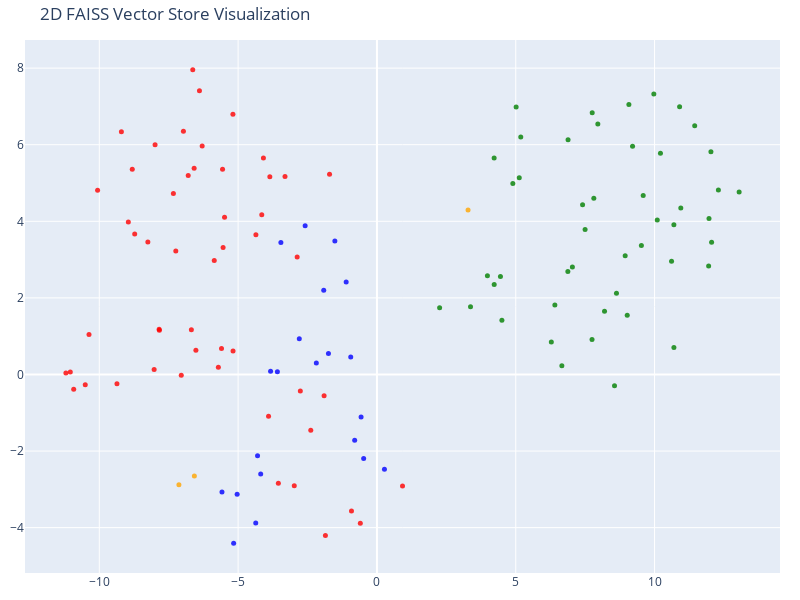

This figure's notebook cell:
### Code cell
# We humans find it easier to visalize things in 2D!

tsne = TSNE(n_components=2, random_state=42)
reduced_vectors = tsne.fit_transform(vectors)

# Create the 2D scatter plot
fig = go.Figure(data=[go.Scatter(
    x=reduced_vectors[:, 0],
    y=reduced_vectors[:, 1],
    mode='markers',
    marker=dict(size=5, color=colors, opacity=0.8),
    text=[f"Type: {t}<br>Text: {d[:100]}..." for t, d in zip(doc_types, documents)],
    hoverinfo='text'
)])

fig.update_layout(
    title='2D FAISS Vector Store Visualization',
    scene=dict(xaxis_title='x',yaxis_title='y'),
    width=800,
    height=600,
    margin=dict(r=20, b=10, l=10, t=40)
)

fig.show()

### Figure 1 — Plotly figure (JSON) as saved in the notebook; plotly's stock layout.template omitted (floating-point values rounded to 4 significant figures)
{"data": [{"hoverinfo": "text", "marker": {"color": ["orange", "orange", "orange", "red", "red", "red", "red", "red", "red", "red", "red", "red", "red", "red", "red", "red", "red", "red", "red", "red", "red", "red", "red", "red", "red", "red", "red", "red", "red", "red", "red", "red", "red", "red", "red", "red", "red", "red", "red", "red", "red", "red", "red", "red", "red", "red", "red", "red", "red", "red", "red", "red", "red", "red", "red", "green", "green", "green", "green", "green", "green", "green", "green", "green", "green", "green", "green", "green", "green", "green", "green", "green", "green", "green", "green", "green", "green", "green", "green", "green", "green", "green", "green", "green", "green", "green", "green", "green", "green", "green", "green", "green", "green", "green", "green", "green", "green", "green", "green", "green", "green", "green", "blue", "blue", "blue", "blue", "blue", "blue", "blue", "blue", "blue", "blue", "blue", "blue", "blue", "blue", "blue", "blue", "blue", "blue", "blue", "blue", "blue"], "opacity": 0.8, "size": 5}, "mode": "markers", "text": ["Type: company<br>Text: # About Insurellm\n\nInsurellm was founded by Avery Lancaster in 2015 as an insurance tech startup des...", "Type: company<br>Text: # Careers at Insurellm\n\nInsurellm is hiring! We are looking for talented software engineers, data sc...", "Type: company<br>Text: # Overview of Insurellm\n\nInsurellm is an innovative insurance tech firm with 200 employees across th...", "Type: contracts<br>Text: # Contract with Apex Reinsurance for Rellm: AI-Powered Enterprise Reinsurance Solution\n\n## Terms\n\n1....", "Type: contracts<br>Text: ## Renewal\n\n1. **Automatic Renewal**: This Agreement will automatically renew for successive one-yea...", "Type: contracts<br>Text: 2. **Seamless Integrations**: The architecture of Rellm allows for easy integration with existing sy...", "Type: contracts<br>Text: 1. **Technical Support**: Provider shall offer dedicated technical support to the Client via phone, ...", "Type: contracts<br>Text: **Insurellm, Inc.**  \n_____________________________  \nAuthorized Signature   \nDate: ________________...", "Type: contracts<br>Text: # Contract with Belvedere Insurance for Markellm\n\n## Terms\nThis Contract (\"Agreement\") is made and e...", "Type: contracts<br>Text: ## Renewal\n1. **Renewal Terms**: This Agreement may be renewed for additional one-year terms upon mu...", "Type: contracts<br>Text: ## Features\n1. **AI-Powered Matching**: Belvedere Insurance will benefit from Markellm's AI-powered ...", "Type: contracts<br>Text: ## Support\n1. **Technical Support**: Technical support will be available from 9 AM to 7 PM EST, Mond...", "Type: contracts<br>Text: **Belvedere Insurance**  \nSignature: ______________________  \nName: [Authorized Signatory]  \nTitle: ...", "Type: contracts<br>Text: # Contract with BrightWay Solutions for Markellm\n\n**Contract Date:** October 5, 2023  \n**Contract ID...", "Type: contracts<br>Text: 3. **Service Level Agreement (SLA):**  \n   Insurellm commits to a 99.9% uptime for the platform with...", "Type: contracts<br>Text: 2. **Real-Time Quote Availability:**  \n   Consumers sourced via BrightWay Solutions will receive rea...", "Type: contracts<br>Text: 3. **Training and Onboarding:**  \n   Insurellm agrees to provide one free training session on how to...", "Type: contracts<br>Text: # Contract with EverGuard Insurance for Rellm: AI-Powered Enterprise Reinsurance Solution\n\n**Contrac...", "Type: contracts<br>Text: 4. **Usage Rights**: EverGuard Insurance is granted a non-exclusive, non-transferable license to acc...", "Type: contracts<br>Text: 1. **Core Functionality**: Rellm provides EverGuard Insurance with advanced AI-driven analytics, sea...", "Type: contracts<br>Text: 1. **Customer Support**: Insurellm will provide EverGuard Insurance with 24/7 customer support, incl...", "Type: contracts<br>Text: ---\n\n**Signatures**  \n**For Insurellm**: __________________________  \n**Name**: John Smith  \n**Title...", "Type: contracts<br>Text: # Contract with GreenField Holdings for Markellm\n\n**Effective Date:** November 15, 2023  \n**Contract...", "Type: contracts<br>Text: ## Renewal\n1. **Automatic Renewal**: This contract will automatically renew for sequential one-year ...", "Type: contracts<br>Text: ## Features\n1. **AI-Powered Matching**: Access to advanced algorithms that connect GreenField Holdin...", "Type: contracts<br>Text: ## Support\n1. **Customer Support Access**: The Client will have access to dedicated support through ...", "Type: contracts<br>Text: **Signatures:**  \n_________________________                           _________________________  \n**...", "Type: contracts<br>Text: # Contract with Greenstone Insurance for Homellm\n\n---\n\n## Terms\n\n1. **Parties**: This Contract (\"Agr...", "Type: contracts<br>Text: 4. **Payment Terms**: \n   - The Customer shall pay an amount of $10,000 per month for the Standard T...", "Type: contracts<br>Text: ---\n\n## Features\n\n- **AI-Powered Risk Assessment**: Customer will have access to enhanced risk evalu...", "Type: contracts<br>Text: - **Customer Portal**: A dedicated portal will be provided, allowing the Customer's clients to manag...", "Type: contracts<br>Text: ______________________________  \n[Name], [Title]  \nDate: ______________________\n\n**For Greenstone In...", "Type: contracts<br>Text: # Contract with GreenValley Insurance for Homellm\n\n**Contract Date:** October 6, 2023  \n**Contract N...", "Type: contracts<br>Text: 4. **Confidentiality:** Both parties agree to maintain the confidentiality of proprietary informatio...", "Type: contracts<br>Text: 1. **AI-Powered Risk Assessment:** Access to advanced AI algorithms for real-time risk evaluations.\n...", "Type: contracts<br>Text: 3. **Regular Updates:** Insurellm will offer ongoing updates and enhancements to the Homellm platfor...", "Type: contracts<br>Text: # Contract with Pinnacle Insurance Co. for Homellm\n\n## Terms\nThis contract (\"Contract\") is entered i...", "Type: contracts<br>Text: ## Renewal\n1. **Renewal Terms**: At the end of the initial term, this Contract shall automatically r...", "Type: contracts<br>Text: ## Features\n1. **AI-Powered Risk Assessment**: Utilized for tailored underwriting decisions specific...", "Type: contracts<br>Text: ## Support\n1. **Technical Support**: Insurellm shall provide 24/7 technical support via an email and...", "Type: contracts<br>Text: # Contract with Roadway Insurance Inc. for Carllm\n\n---\n\n## Terms\n\n1. **Agreement Effective Date**: T...", "Type: contracts<br>Text: ---\n\n## Renewal\n\n1. **Automatic Renewal**: This agreement will automatically renew for an additional...", "Type: contracts<br>Text: ---\n\n## Features\n\n1. **Access to Core Features**: Roadway Insurance Inc. will have access to all Pro...", "Type: contracts<br>Text: ---\n\n## Support\n\n1. **Technical Support**: Roadway Insurance Inc. will receive priority technical su...", "Type: contracts<br>Text: # Contract with Stellar Insurance Co. for Rellm\n\n## Terms\nThis contract is made between **Insurellm*...", "Type: contracts<br>Text: ### Termination\nEither party may terminate this agreement with a **30-day written notice**. In the e...", "Type: contracts<br>Text: ## Features\nStellar Insurance Co. will receive access to the following features of the Rellm product...", "Type: contracts<br>Text: ## Support\nInsurellm provides Stellar Insurance Co. with the following support services:\n\n- **24/7 T...", "Type: contracts<br>Text: # Contract with TechDrive Insurance for Carllm\n\n**Contract Date:** October 1, 2024  \n**Contract Dura...", "Type: contracts<br>Text: ## Renewal\n\n1. **Automatic Renewal**: This contract shall automatically renew for additional one-yea...", "Type: contracts<br>Text: ## Support\n\n1. **Customer Support**: Insurellm will provide 24/7 customer support to TechDrive Insur...", "Type: contracts<br>Text: **TechDrive Insurance Representative:**  \nName: Sarah Johnson  \nTitle: Operations Director  \nDate: _...", "Type: contracts<br>Text: # Contract with Velocity Auto Solutions for Carllm\n\n**Contract Date:** October 1, 2023  \n**Contract ...", "Type: contracts<br>Text: ## Renewal\n\n1. **Automatic Renewal**: This contract will automatically renew for successive 12-month...", "Type: contracts<br>Text: ## Support\n\n1. **Customer Support**: Velocity Auto Solutions will have access to Insurellm’s custome...", "Type: employees<br>Text: # HR Record\n\n# Alex Chen\n\n## Summary\n- **Date of Birth:** March 15, 1990  \n- **Job Title:** Backend ...", "Type: employees<br>Text: ## Annual Performance History\n- **2020:**  \n  - Completed onboarding successfully.  \n  - Met expecta...", "Type: employees<br>Text: ## Compensation History\n- **2020:** Base Salary: $80,000  \n- **2021:** Base Salary Increase to $90,0...", "Type: employees<br>Text: Alex Chen continues to be a vital asset at Insurellm, contributing significantly to innovative backe...", "Type: employees<br>Text: # HR Record\n\n# Alex Harper\n\n## Summary\n- **Date of Birth**: March 15, 1993  \n- **Job Title**: Sales ...", "Type: employees<br>Text: ## Annual Performance History  \n- **2021**:  \n  - **Performance Rating**: 4.5/5  \n  - **Key Achievem...", "Type: employees<br>Text: - **2022**:  \n  - **Base Salary**: $65,000 (Promotion to Senior SDR)  \n  - **Bonus**: $13,000 (20% o...", "Type: employees<br>Text: # HR Record\n\n# Alex Thomson\n\n## Summary\n- **Date of Birth:** March 15, 1995  \n- **Job Title:** Sales...", "Type: employees<br>Text: ## Annual Performance History  \n- **2022** - Rated as \"Exceeds Expectations.\" Alex Thomson achieved ...", "Type: employees<br>Text: ## Other HR Notes\n- Alex Thomson is an active member of the Diversity and Inclusion committee at Ins...", "Type: employees<br>Text: # Avery Lancaster\n\n## Summary\n- **Date of Birth**: March 15, 1985  \n- **Job Title**: Co-Founder & Ch...", "Type: employees<br>Text: - **2010 - 2013**: Business Analyst at Edge Analytics  \n  Prior to joining Innovate, Avery worked as...", "Type: employees<br>Text: - **2018**: **Exceeds Expectations**  \n  Under Avery’s pivoted vision, Insurellm launched two new su...", "Type: employees<br>Text: - **2022**: **Satisfactory**  \n  Avery focused on rebuilding team dynamics and addressing employee c...", "Type: employees<br>Text: ## Compensation History\n- **2015**: $150,000 base salary + Significant equity stake  \n- **2016**: $1...", "Type: employees<br>Text: ## Other HR Notes\n- **Professional Development**: Avery has actively participated in leadership trai...", "Type: employees<br>Text: # HR Record\n\n# Emily Carter\n\n## Summary\n- **Date of Birth:** August 12, 1990  \n- **Job Title:** Acco...", "Type: employees<br>Text: - **2017-2019:** Marketing Intern  \n  - Assisted with market research and campaign development for s...", "Type: employees<br>Text: ## Compensation History\n| Year | Base Salary | Bonus         | Total Compensation |\n|------|--------...", "Type: employees<br>Text: Emily Carter exemplifies the kind of talent that drives Insurellm's success and is an invaluable ass...", "Type: employees<br>Text: # HR Record\n\n# Emily Tran\n\n## Summary\n- **Date of Birth:** March 18, 1991  \n- **Job Title:** Digital...", "Type: employees<br>Text: - **January 2017 - May 2018**: Marketing Intern  \n  - Supported the Marketing team by collaborating ...", "Type: employees<br>Text: - **2021**:  \n  - Performance Rating: Meets Expectations  \n  - Key Achievements: Contributed to the ...", "Type: employees<br>Text: - **Professional Development Goals**:  \n  - Emily Tran aims to become a Marketing Manager within the...", "Type: employees<br>Text: # HR Record\n\n# Jordan Blake\n\n## Summary\n- **Date of Birth:** March 15, 1993  \n- **Job Title:** Sales...", "Type: employees<br>Text: ## Annual Performance History\n- **2021:** First year at Insurellm; achieved 90% of monthly targets. ...", "Type: employees<br>Text: ## Other HR Notes\n- Jordan has shown an interest in continuing education, actively participating in ...", "Type: employees<br>Text: # HR Record\n\n# Jordan K. Bishop\n\n## Summary\n- **Date of Birth:** March 15, 1990\n- **Job Title:** Fro...", "Type: employees<br>Text: ## Annual Performance History\n- **2019:** Exceeds Expectations - Continuously delivered high-quality...", "Type: employees<br>Text: ## Compensation History\n- **June 2018:** Starting Salary - $85,000\n- **June 2019:** Salary Increase ...", "Type: employees<br>Text: ## Other HR Notes\n- Jordan K. Bishop has been an integral part of club initiatives, including the In...", "Type: employees<br>Text: # HR Record\n\n# Maxine Thompson\n\n## Summary\n- **Date of Birth:** January 15, 1991  \n- **Job Title:** ...", "Type: employees<br>Text: ## Insurellm Career Progression\n- **January 2017 - October 2018**: **Junior Data Engineer**  \n  * Ma...", "Type: employees<br>Text: ## Annual Performance History\n- **2017**: *Meets Expectations*  \n  Maxine showed potential in her ro...", "Type: employees<br>Text: - **2021**: *Exceeds Expectations*  \n  Maxine spearheaded the transition to a new data warehousing s...", "Type: employees<br>Text: ## Compensation History\n- **2017**: $70,000 (Junior Data Engineer)  \n- **2018**: $75,000 (Junior Dat...", "Type: employees<br>Text: # HR Record\n\n# Oliver Spencer\n\n## Summary\n- **Date of Birth**: May 14, 1990  \n- **Job Title**: Backe...", "Type: employees<br>Text: ## Annual Performance History\n- **2018**: **3/5** - Adaptable team player but still learning to take...", "Type: employees<br>Text: ## Compensation History\n- **March 2018**: Initial salary of $80,000.\n- **July 2019**: Salary increas...", "Type: employees<br>Text: # Samantha Greene\n\n## Summary\n- **Date of Birth:** October 14, 1990\n- **Job Title:** HR Generalist\n-...", "Type: employees<br>Text: ## Annual Performance History\n- **2020:** Exceeds Expectations  \n  Samantha Greene demonstrated exce...", "Type: employees<br>Text: ## Compensation History\n- **2020:** Base Salary - $55,000  \n  The entry-level salary matched industr...", "Type: employees<br>Text: - **2023:** Base Salary - $70,000  \n  Recognized for substantial improvement in employee relations m...", "Type: employees<br>Text: # HR Record\n\n# Samuel Trenton\n\n## Summary\n- **Date of Birth:** April 12, 1989  \n- **Job Title:** Sen...", "Type: employees<br>Text: ## Annual Performance History\n- **2023:** Rating: 4.5/5  \n  *Samuel exceeded expectations, successfu...", "Type: employees<br>Text: ## Compensation History\n- **2023:** Base Salary: $115,000 + Bonus: $15,000  \n  *Annual bonus based o...", "Type: employees<br>Text: - **Engagement in Company Culture:** Regularly participates in team-building events and contributes ...", "Type: products<br>Text: # Product Summary\n\n# Carllm\n\n## Summary\n\nCarllm is an innovative auto insurance product developed by...", "Type: products<br>Text: - **Instant Quoting**: With Carllm, insurance companies can offer near-instant quotes to customers, ...", "Type: products<br>Text: - **Mobile Integration**: Carllm is designed to work seamlessly with mobile applications, providing ...", "Type: products<br>Text: - **Professional Tier**: $2,500/month\n  - For medium-sized companies.\n  - All Basic Tier features pl...", "Type: products<br>Text: ### Q2 2025: Customer Experience Improvements\n- Launch of a new **mobile app** for end-users.\n- Intr...", "Type: products<br>Text: # Product Summary\n\n# Homellm\n\n## Summary\nHomellm is an innovative home insurance product developed b...", "Type: products<br>Text: ### 2. Dynamic Pricing Model\nWith Homellm's innovative dynamic pricing model, insurance providers ca...", "Type: products<br>Text: ### 5. Multi-Channel Integration\nHomellm seamlessly integrates into existing insurance platforms, pr...", "Type: products<br>Text: - **Basic Tier:** Starting at $5,000/month for small insurers with basic integration features.\n- **S...", "Type: products<br>Text: All tiers include a comprehensive training program and ongoing updates to ensure optimal performance...", "Type: products<br>Text: With Homellm, Insurellm is committed to transforming the landscape of home insurance, ensuring both ...", "Type: products<br>Text: # Product Summary\n\n# Markellm\n\n## Summary\n\nMarkellm is an innovative two-sided marketplace designed ...", "Type: products<br>Text: - **User-Friendly Interface**: Designed with user experience in mind, Markellm features an intuitive...", "Type: products<br>Text: - **Customer Support**: Our dedicated support team is always available to assist both consumers and ...", "Type: products<br>Text: ### For Insurance Companies:\n- **Basic Listing Fee**: $199/month for a featured listing on the platf...", "Type: products<br>Text: ### Q3 2025\n- Initiate a comprehensive marketing campaign targeting both consumers and insurers to i...", "Type: products<br>Text: # Product Summary\n\n# Rellm: AI-Powered Enterprise Reinsurance Solution\n\n## Summary\n\nRellm is an inno...", "Type: products<br>Text: ### Seamless Integrations\nRellm's architecture is designed for effortless integration with existing ...", "Type: products<br>Text: ### Regulatory Compliance Tools\nRellm includes built-in compliance tracking features to help organiz...", "Type: products<br>Text: Join the growing number of organizations leveraging Rellm to enhance their reinsurance processes whi...", "Type: products<br>Text: Experience the future of reinsurance with Rellm, where innovation meets reliability. Let Insurellm h..."], "type": "scatter", "x": [-7.132, 3.282, -6.577, -4.36, -9.364, -1.707, -5.561, -6.393, -8.813, -11.2, -2.383, -6.295, -9.205, -0.5985, -1.856, -0.9169, -6.97, -4.148, -3.858, -3.311, -4.088, -5.187, -7.991, -10.92, -1.903, 0.9219, -6.634, -8.954, -10.37, -3.551, -6.798, -10.06, -8.725, -8.251, -3.904, -7.332, -7.244, -11.04, -2.978, -6.585, -6.684, -10.51, -2.759, -5.712, -5.541, -5.86, -2.873, -5.489, -6.521, -7.048, -5.183, -5.599, -7.845, -8.025, -7.836, 7.04, 7.497, 12.05, 2.258, 8.628, 9.525, 10.1, 8.197, 10.95, 7.747, 3.371, 3.979, 4.448, 4.223, 12.3, 4.501, 8.941, 4.221, 10.21, 5.014, 4.895, 5.126, 9.591, 5.181, 9.015, 10.61, 6.661, 6.409, 7.407, 13.05, 6.282, 10.7, 7.956, 9.075, 7.754, 9.207, 6.877, 7.812, 11.95, 10.9, 9.974, 12.03, 11.45, 6.884, 10.7, 11.96, 8.557, -2.796, -2.183, -3.586, -3.831, -1.746, -4.301, -4.187, -5.035, -5.162, -4.365, -5.582, -0.5715, -0.8018, -0.4777, 0.2701, -0.9439, -1.916, -1.516, -3.459, -1.108, -2.586], "y": [-2.88, 4.293, -2.653, 3.649, -0.2399, 5.226, 5.359, 7.408, 5.358, 0.04003, -1.459, 5.969, 6.34, -3.885, -4.207, -3.567, 6.351, 4.17, 5.164, 5.169, 5.65, 6.799, 6.0, -0.3879, -0.5577, -2.912, 7.957, 3.983, 1.045, -2.839, 5.195, 4.813, 3.665, 3.462, -1.092, 4.728, 3.221, 0.06379, -2.908, 5.387, 1.169, -0.2698, -0.4328, 0.189, 3.317, 2.979, 3.067, 4.104, 0.6331, -0.02229, 0.6135, 0.6777, 1.178, 0.1303, 1.155, 2.808, 3.783, 3.451, 1.743, 2.124, 3.369, 4.033, 1.65, 4.35, 0.9156, 1.767, 2.576, 2.56, 2.352, 4.82, 1.416, 3.101, 5.654, 5.779, 6.983, 4.984, 5.139, 4.676, 6.199, 1.546, 2.959, 0.2263, 1.813, 4.434, 4.765, 0.849, 0.7047, 6.543, 7.053, 6.836, 5.958, 2.692, 4.6, 2.831, 6.993, 7.327, 5.819, 6.492, 6.128, 3.907, 4.072, -0.2935, 0.9319, 0.2977, 0.07035, 0.08667, 0.5473, -2.124, -2.597, -3.129, -4.407, -3.877, -3.066, -1.11, -1.716, -2.192, -2.473, 0.4558, 2.199, 3.483, 3.447, 2.413, 3.884]}], "layout": {"height": 600, "margin": {"b": 10, "l": 10, "r": 20, "t": 40}, "scene": {"xaxis": {"title": {"text": "x"}}, "yaxis": {"title": {"text": "y"}}}, "title": {"text": "2D FAISS Vector Store Visualization"}, "width": 800}}
